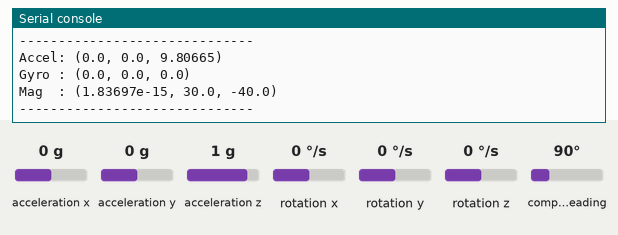
This program was run on a simulated Raspberry Pi Pico running MicroPython. On the bench: the last lines printed to the serial console. The test bench sets the inputs (shaded band); at power-on: compass heading 90°, acceleration x 0 g, acceleration y 0 g, acceleration z 1 g, rotation x 0 °/s, rotation y 0 °/s, rotation z 0 °/s.

Above: at 1.2 s.
1.3 s: compass heading set to 7°
At 1.9 s:
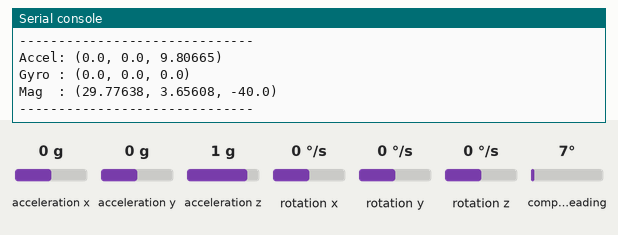
3.5 s: compass heading set to 180°
At 3.9 s:
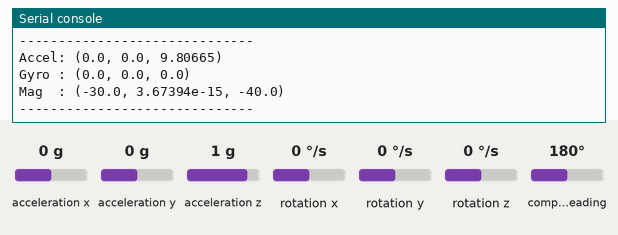

The program:

example.py
```python
# Runs on a MicroPython board (e.g., Raspberry Pi Pico) to scan I2C, instantiate an MPU9250 driver, and print acceleration, gyro, and magnetometer vectors every 0.5 seconds.
#
# Buy this module: https://shillehtek.com/products/shillehtek-mpu9250-authentic-gy-9250-pre-soldered
# Full manual: https://shillehtek.com/blogs/shillehtek-product-manuals/mpu9250-authentic-gy-9250-pre-soldered-9-axis-9-dof-accelerometer-magnetometer
# More examples: https://github.com/shillehbean/shillehtek-examples
#

# MPU9250 on Pico via I2C0 (GP0 SDA, GP1 SCL)
# Upload mpu9250.py and ak8963.py driver files to the Pico first.

from machine import I2C, Pin
from mpu9250 import MPU9250
import time

i2c = I2C(0, sda=Pin(0), scl=Pin(1), freq=400000)
print("I2C scan:", [hex(d) for d in i2c.scan()])

sensor = MPU9250(i2c)

while True:
    print("Accel:", sensor.acceleration)
    print("Gyro :", sensor.gyro)
    print("Mag  :", sensor.magnetic)
    print("-" * 30)
    time.sleep(0.5)
```

Measured:
- after the input at 1.3 s, the serial console: prints a new line after 0.21 s (image 1)
- after the input at 3.5 s, the serial console: prints a new line at once (image 2)
